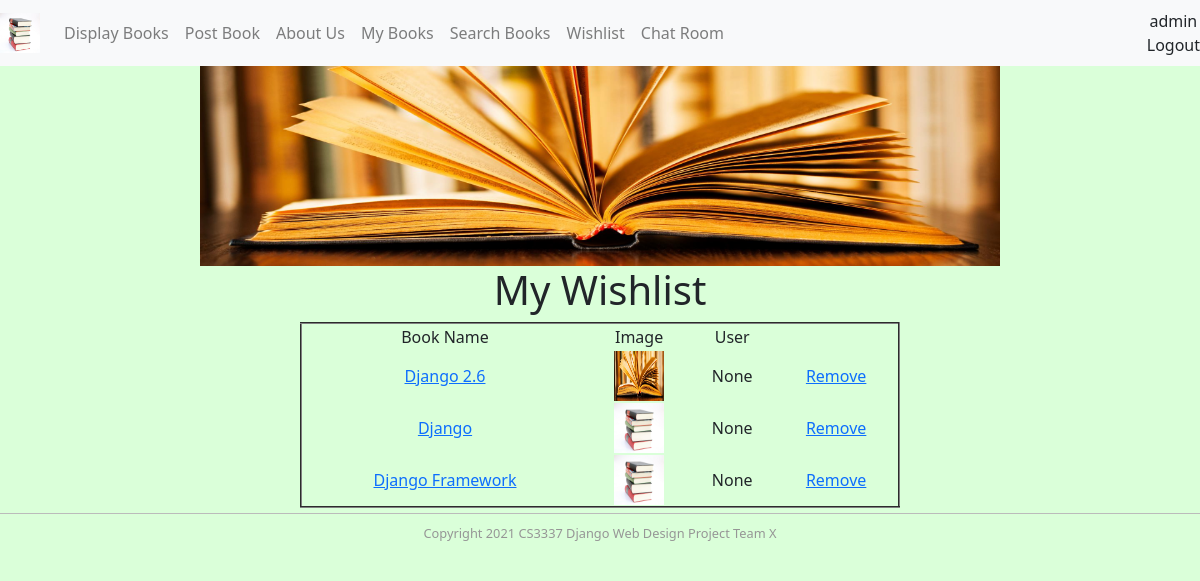
The page /wishlist (signed in) on the database its author committed.
### bookMng/models.py (models this page shows)
class Book(models.Model):
    name = models.CharField(max_length=200)
    web = models.URLField(max_length=200)
    price = models.DecimalField(decimal_places=2, max_digits=6)
    publishdate = models.DateField(auto_now=True)
    picture = models.FileField(upload_to='bookEx/static/uploads')
    pic_path = models.CharField(max_length=300, editable=False, blank=True)
    username = models.ForeignKey(User, blank=True, null=True, on_delete=models.CASCADE)
    def __str__(self):
        return str(self.id)

### bookMng/views.py (the view)
# urls.py: path('wishlist', views.display_wishlist, name='display_wishlist'),
@login_required(login_url=reverse_lazy('login'))
def display_wishlist(request):
    books = []
    wished_books = WishList.objects.filter(username=request.user)
    for x in wished_books:
        print(x.book)
        books.append(Book.objects.filter(id=str(x.book))[0])
    for b in books:
        b.pic_path = b.picture.url[14:]
    return render(request,
                  'bookMng/wishlist.html',
                  {
                      'item_list': MainMenu.objects.all(),
                      'books': books,
                  }
                  )

### bookEx/templates/bookMng/wishlist.html (shortened to what this page needs)
{% extends "base.html" %}
{% load static %}
{% block content %}
    <h1 align="center"> My Wishlist </h1>
    <table align="center" border="2" width="600">
        <tr>
            <td>
                Book Name
            </td>
            <td>
                Image
            </td>
            <td>
                User
            </td>
        </tr>
        {% for book in books %}
            <tr>
                <td>
                    <a href="book_detail/{{ book.id }}"> {{ book.name }} </a>
                </td>
                <td>
                    <img src="{% static book.pic_path %}" width="50" height="50">
                </td>
                <td>
                    {{ book.username }}
                </td>
                <td align="center">
                    <a href="wishlist_delete/{{ book.id }}"> Remove </a>
                </td>
            </tr>
        {% endfor %}
    </table>
{% endblock content %}

### bookEx/templates/base.html (shortened to what this page needs)
{% load static %}
<!DOCTYPE html>
<html lang="en">
<head>
<link rel="stylesheet" href="https://stackpath.bootstrapcdn.com/bootstrap/4.3.1/css/bootstrap.min.css">
    <link rel="stylesheet" href="https://use.fontawesome.com/releases/v5.7.2/css/all.css"
>
    <link rel="stylesheet" href="{% static 'css/bootstrap.min.css' %}">
    <link rel="stylesheet" href="{% static 'css/bootstrap.css' %}">
    <link rel="stylesheet" href="https://maxcdn.bootstrapcdn.com/font-awesome/4.7.0/css/font-awesome.min.css">
    <link href="{% static 'main.css' %}" rel="stylesheet" type="text/css">
</head>
<body style="text-align: center;">
    <nav class="navbar navbar-expand-sm navbar-light bg-light ">
      <a class="navbar-brand" href="/">
          <img src="{% static 'logo.jpg' %}" width="40" height="40" alt="" class="d-inline-block align-top">
      </a>
      <div class="collapse navbar-collapse" id="navbarText">
        <ul class="navbar-nav mr-auto">
          <li class="nav-item">
            <a class="nav-link" href="/displaybooks">Display Books</a>
          </li>
          <li class="nav-item">
            <a class="nav-link" href="/postbook">Post Book</a>
          </li>
          <li class="nav-item">
            <a class="nav-link" href="/aboutus">About Us</a>
          </li>
          <li class="nav-item">
            <a class="nav-link" href="/mybooks">My Books</a>
          </li>
          <li class="nav-item">
            <a class="nav-link" href="/searchbook">Search Books</a>
          </li>
          <li class="nav-item">
            <a class="nav-link" href="/wishlist">Wishlist</a>
          </li>
          <li class="nav-item">
            <a class="nav-link" href="/chat">Chat Room</a>
          </li>
        </ul>
        <span class="nav-item ms-auto">
          {% if user.is_authenticated %}
          {{ user.username }} <a class="nav-link" href="{% url 'logout'%}?next=/">Logout</a>
          {% else %}
            Not Logged In <a href="{% url 'login' %}?next=/">Login</a>
          {% endif %}
        </span>
      </div>
    </nav>
    <div id="topbanner">
        <img src="{% static 'topbanner.jpg' %}" width="800" height="200" alt="" />
    </div>
    <div>
        <section id="main" style="width: 100%; margin: 0 auto; text-align: center;">
            {% block content %}{% endblock content %}
        </section>
    </div>
    <footer id="footer">
        Copyright 2021 CS3337 Django Web Design Project Team X
    </footer>
</body>
</html>

### bookEx/static/main.css (style rules this page uses)
#footer { text-align: center; font-size: 0.8em; margin-top: 5px; padding-top: 10px; padding-bottom: 10px; background-color: #DAFFD9; border-top: thin solid #BBBBBB; clear: both; color: #969696; }
body { background-color: #DAFFD9; }
#main { width: 100%; margin: 0 auto; text-align: center; }

### rows shown on the page
Book: name "Django 2.6", username "None"
Book: name "Django", username "None"
Book: name "Django Framework", username "None"

### other values the page prints
{{ user.username }} "admin"
